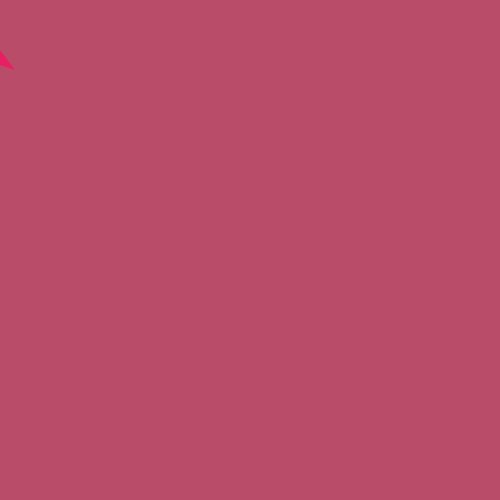
Frame 1 (no input)
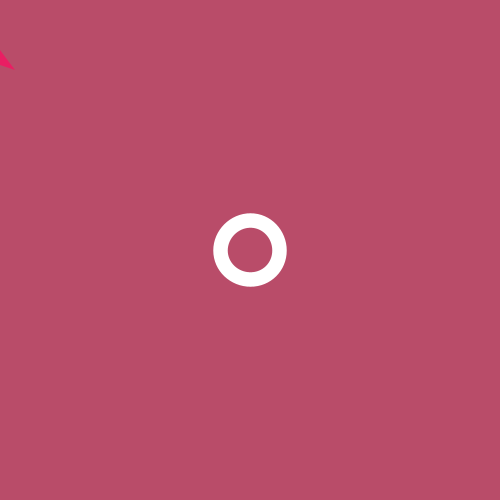
Frame 60 (the mouse pressed at the canvas centre just before this capture)
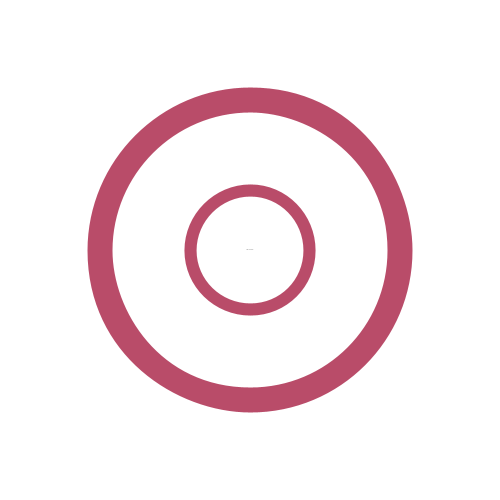
Frame 120 (the mouse held since frame 60 and released just before this capture)

The Processing sketch that drew these frames (run headless with seeded random() and noise(); from frame 60 on, the mouse is pressed at the canvas centre):

// Processing sketch: Mouse_Interactions
// ── Mouse_Interactions.pde
int eSize;
int stroke = 20;
int textSize = 1;
String s = "Xaverius avenue!";
color primary = #B94C69;
color secondary = #E91E63;


void setup() {
  size(500, 500);
  noCursor();
  ellipseMode(CENTER);
}

void draw() {
  int mX = mouseX;
  int mY = mouseY;
  background(0);
  noStroke();
  fill(255);

  if (random(1) > 0.5) {
    background(primary); 
    fill(secondary);
  } else {
    background(secondary);
    noFill();

  }
  if (mousePressed) {
    background(255);
  }
  triangle(mouseX, mouseY+65, mouseX, mouseY + 50, mouseX + 15, mouseY + 70);
  if (keyPressed) {
    if (textSize > 1) {
      s = "Xaverius avenue!";
      if (keyCode == UP) {
        textSize += 1;
      } 

      if (keyCode == DOWN) {
        textSize -= 1;
      }
    } else {

      textSize = 2;
      s = "size is too small";
    }
    ellipse(mouseX, mouseY, 25, 25);
  }
  if (random(1) > 0.5) {

    stroke(primary);
  } else {
 
    stroke(secondary);
  }

  stroke(255);
  strokeWeight(random(5,20));
  noFill();
  if (mousePressed) {
    stroke(primary);
  }

  ellipse(250, 250, eSize, eSize);

  if (mousePressed) {
    strokeWeight(300);
    stroke = stroke + 20;

    ellipse(mouseX, mouseY, 25, 25); 
    if (stroke > 500) {
      stroke = 0;
    }
  } 

  println(eSize);

  if (eSize <= 500) {
    eSize++;
  } else {
    println("MAX!");
    eSize = 0;
  }

  fill(0);
  textSize(textSize);
  textAlign(CENTER);
  text(s, mouseX, mouseY, 80);  // Text wraps within text box
}
void mouseReleased() {

  stroke = 0;
}
